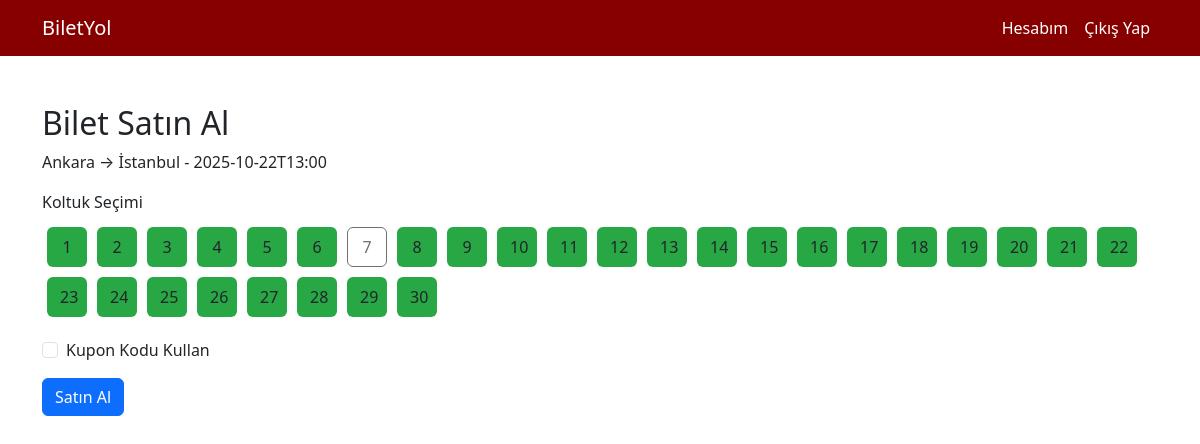
The app's page /frontend/buy_ticket.php?trip_id=1 (signed in) with its own data.
### tables this page shows
CREATE TABLE trips (
            id INTEGER PRIMARY KEY AUTOINCREMENT,
            company_id INTEGER NOT NULL,
            departure_city TEXT NOT NULL,
            destination_city TEXT NOT NULL,
            departure_time DATETIME NOT NULL,
            arrival_time DATETIME NOT NULL,
            price REAL NOT NULL CHECK (price >= 0),
            capacity INTEGER NOT NULL CHECK (capacity > 0),
            created_at DATETIME DEFAULT CURRENT_TIMESTAMP,
            updated_at DATETIME DEFAULT CURRENT_TIMESTAMP,
            FOREIGN KEY (company_id) REFERENCES companies(id) ON DELETE CASCADE
        );

CREATE TABLE seats (
            id INTEGER PRIMARY KEY AUTOINCREMENT,
            trip_id INTEGER NOT NULL,
            seat_number INTEGER NOT NULL CHECK (seat_number > 0),
            is_taken BOOLEAN DEFAULT 0,
            created_at DATETIME DEFAULT CURRENT_TIMESTAMP,
            updated_at DATETIME DEFAULT CURRENT_TIMESTAMP,
            UNIQUE (trip_id, seat_number),
            FOREIGN KEY (trip_id) REFERENCES trips(id) ON DELETE CASCADE
        );

### frontend/buy_ticket.php (the view, shortened to what this page needs)
<?php
include '../backend/db_connect.php';
$trip_id = $_GET['trip_id'] ?? '';
$stmt = $db->prepare("SELECT * FROM trips WHERE id = :trip_id");
$stmt->bindParam(':trip_id', $trip_id, PDO::PARAM_INT);
$stmt->execute();
$trip = $stmt->fetch(PDO::FETCH_ASSOC);
$stmt = $db->prepare("SELECT * FROM seats WHERE trip_id = :trip_id");
$stmt->bindParam(':trip_id', $trip_id, PDO::PARAM_INT);
$stmt->execute();
$seats = $stmt->fetchAll(PDO::FETCH_ASSOC);
?>
<!DOCTYPE html>
<html lang="tr">
<head>
    <link href="https://cdn.jsdelivr.net/npm/bootstrap@5.3.0/dist/css/bootstrap.min.css" rel="stylesheet">
</head>
<body>
    <nav class="navbar navbar-expand-lg" style="background-color: #870000;">
        <div class="container">
            <a class="navbar-brand text-white" href="../index.php">BiletYol</a>
            <div class="navbar-nav">
                <?php if (isset($_SESSION['role'])): ?>
                    <a class="nav-link text-white" href="account.php">Hesabım</a>
                <?php endif; ?>
                <a class="nav-link text-white" href="logout.php">Çıkış Yap</a>
            </div>
        </div>
    </nav>
    <div class="container mt-5">
        <h2>Bilet Satın Al</h2>
        <p><?php echo htmlspecialchars($trip['departure_city'] ?? '') . ' → ' . htmlspecialchars($trip['destination_city'] ?? '') . ' - ' . htmlspecialchars($trip['departure_time'] ?? ''); ?></p>
        <form method="POST">
            <div class="mb-3">
                <label class="form-label">Koltuk Seçimi</label>
                <div class="d-flex flex-wrap">
                    <?php if (!empty($seats)): ?>
                        <?php foreach ($seats as $seat): ?>
                            <button type="button" class="btn seat <?php echo $seat['is_taken'] ? 'taken' : 'available'; ?>" <?php echo $seat['is_taken'] ? 'disabled' : ''; ?> onclick="document.getElementById('seat_number').value=<?php echo $seat['seat_number']; ?>; this.classList.add('btn-primary');">
                                <?php echo $seat['seat_number']; ?>
                            </button>
                        <?php endforeach; ?>
                    <?php else: ?>
                        <p class="text-danger">Koltuklar yüklenemedi. Lütfen admin panelinden sefer kontrol edin.</p>
                    <?php endif; ?>
                </div>
            </div>
            <div class="mb-3">
                <div class="form-check">
                    <input type="checkbox" class="form-check-input" id="use_coupon" name="use_coupon" onchange="toggleCoupon(this.checked)">
                    <label class="form-check-label" for="use_coupon">Kupon Kodu Kullan</label>
                </div>
            </div>
            <button type="submit" class="btn btn-primary">Satın Al</button>
        </form>
    </div>
</body>
</html>

### frontend/buy_ticket.php (style rules this page uses)
.seat { width: 40px; height: 40px; margin: 5px; }
.taken { background-color: #dc3545; cursor: not-allowed; }
.available { background-color: #28a745; cursor: pointer; }

### records on screen
trips: departure_city "Ankara", destination_city "İstanbul", departure_time "2025-10-22T13:00"
seats: seat_number "1"
seats: seat_number "2"
seats: seat_number "3"
seats: seat_number "4"
seats: seat_number "5"
seats: seat_number "6"
seats: seat_number "7"
seats: seat_number "8"
seats: seat_number "9"
seats: seat_number "10"
seats: seat_number "11"
seats: seat_number "12"
seats: seat_number "13"
seats: seat_number "14"
seats: seat_number "15"
seats: seat_number "16"
seats: seat_number "17"
seats: seat_number "18"
seats: seat_number "19"
seats: seat_number "20"
seats: seat_number "21"
seats: seat_number "22"
seats: seat_number "23"
seats: seat_number "24"
seats: seat_number "25"
seats: seat_number "26"
seats: seat_number "27"
seats: seat_number "28"
seats: seat_number "29"
seats: seat_number "30"
